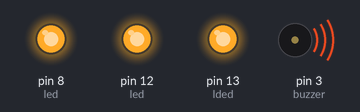
Bench run of a sketch on a simulated Arduino Uno, built with avr-gcc and run on an emulated ATmega328P. Parts: output pins drawn as LEDs (lit = HIGH), buzzer (waves = sounding). Random numbers use the default seed unless the sketch sets one.

Above: at 0.16 s.
At 8.8 s:
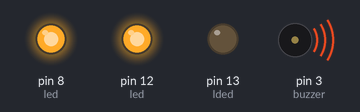
At 10.1 s:
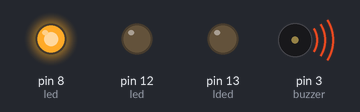
At 15.7 s:
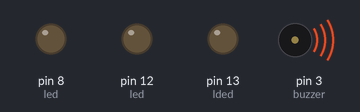
At 26.4 s:
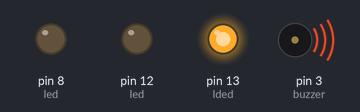
At 39.1 s:
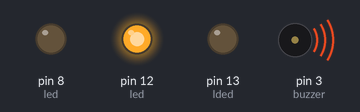
Timing chart, 0 to 40.0 s (numbered marks = the images above):
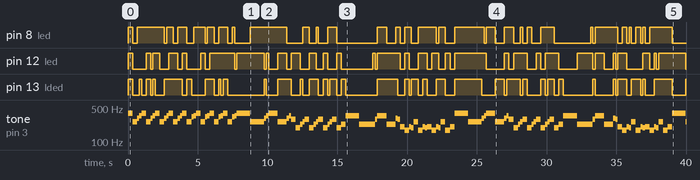

Measured:
- by itself, pin 8 (led): LOW → HIGH at 0.00 s, → LOW 0.33 s later, → HIGH 0.33 s later, → LOW 2.0 s later, … (60 changes in this stretch)
- by itself, pin 12 (led): LOW → HIGH at 0.00 s, → LOW 0.33 s later, → HIGH 0.98 s later, → LOW 0.33 s later, … (64 changes in this stretch)
- by itself, pin 13 (lded): LOW → HIGH at 0.00 s, → LOW 0.33 s later, → HIGH 0.49 s later, → LOW 0.16 s later, … (69 changes in this stretch)
- by itself, tone on pin 3 (buzzer): plays 392 Hz for 0.33 s, 261 Hz for 0.33 s, 311 Hz for 0.16 s, 349 Hz for 0.16 s, 392 Hz for 0.33 s, 261 Hz for 0.33 s … (124 notes in this stretch)

The sketch:

sketch.ino
```cpp
int note_B_0 = 247;
int note_Ad_0 = 233;
int note_A_0 = 220;
int note_Gd_0 = 207;
int note_G_0 = 196;
int note_F_0 = 174;

int note_C_1 = 261;
int note_Cd_1 = 277;
int note_D_1 = 293;
int note_Dd_1 = 311;
int note_E_1 = 329;
int note_F_1 = 349;
int note_Fd_1 = 367;
int note_G_1 = 392;
int note_Gd_1 = 415;
int note_A_1 = 440;
int note_Ad_1 = 466;
int note_B_1 = 494;

int note_C_2 = 523;
int note_Cd_2 = 554;
int note_D_2 = 587;
int note_Dd_2 = 622;
int note_E_2 = 659;
int note_F_2 = 698;
int note_Fd_2 = 740;
int note_G_2 = 784;
int note_Gd_2 = 830;
int note_A_2 = 880;
int note_Ad_2 = 932;
int note_B_2 = 988;

int note_C_3 = 1046;

///////

float noteDuration_whole = 1.00;
float noteDuration_half = 0.50;
float noteDuration_quarter = 0.25;
float noteDuration_eighth = 0.125;
float noteDuration_sixteenth = 0.0625;

class Led {
  public:
    Led (int p) {
      this->pinNum = p;
      this->isTurnedOn = false;
    }

    void turnOn() {
      digitalWrite(pinNum, HIGH);
      this->isTurnedOn = true;
    }

    void turnOff() {
      digitalWrite(pinNum, LOW);
      this->isTurnedOn = false;
    }

    void toggle() {
      if (this->isTurnedOn) {
        this->turnOff();
      } else {
        this->turnOn();
      }
    }

  private:
    int pinNum;
    bool isTurnedOn;
};

class Buzzer {
  public:
    Buzzer (int p) {
      this->pinNum = p;
    }

    void playSound (int frequency, int during) {
      tone(this->pinNum, frequency, during);
    }
  private:
    int pinNum;
};

class Player {
  public:
    Player (int wholeDuration, Led * led1, Led * led2, Led * led3, Buzzer * buzzer) {
      this->whole = wholeDuration;
      this->led1 = led1;
      this->led2 = led2;
      this->led3 = led3;
      this->buzzer = buzzer;
    }

    void play (int frequency, float noteDuration) {
        this->nextLightSignal();
        int duration = int(float(this->whole) * noteDuration);
        this->buzzer->playSound(frequency, duration);
        delay(duration);
    }

  private:
     void nextLightSignal() {
      this->led1->turnOn();

      if (int(random(0, 2)) == 1) {
          this->led1->turnOn();
      } else {
          this->led1->turnOff();
      }

      if (int(random(0, 2)) == 1) {
          this->led2->turnOn();
      } else {
          this->led2->turnOff();
      }

      if (int(random(0, 2)) == 1) {
          this->led3->turnOn();
      } else {
          this->led3->turnOff();
      }
    }

    int whole;
    Led * led1;
    Led * led2;
    Led * led3;
    Buzzer * buzzer;
    int currentLightSignal = 3;
};

Led led1 = Led(13);
Led led2 = Led(12);
Led led3 = Led(8);
Buzzer buzzer = Buzzer(3);
Player player = Player(1300, &led1, &led2, &led3, &buzzer);


void setup() {
  pinMode(12, OUTPUT); // led
  pinMode(13, OUTPUT); // lded
  pinMode(8, OUTPUT); // led
  pinMode(3, OUTPUT); // buzzer
}

void loop() {
  player.play(note_G_1, noteDuration_quarter);
  player.play(note_C_1, noteDuration_quarter);
  player.play(note_Dd_1, noteDuration_eighth);
  player.play(note_F_1, noteDuration_eighth);

  player.play(note_G_1, noteDuration_quarter);
  player.play(note_C_1, noteDuration_quarter);
  player.play(note_Dd_1, noteDuration_eighth);
  player.play(note_F_1, noteDuration_eighth);

  player.play(note_G_1, noteDuration_quarter);
  player.play(note_C_1, noteDuration_quarter);
  player.play(note_Dd_1, noteDuration_eighth);
  player.play(note_F_1, noteDuration_eighth);

  player.play(note_G_1, noteDuration_quarter);
  player.play(note_C_1, noteDuration_quarter);
  player.play(note_Dd_1, noteDuration_eighth);
  player.play(note_F_1, noteDuration_eighth);

  player.play(note_G_1, noteDuration_quarter);
  player.play(note_C_1, noteDuration_quarter);
  player.play(note_E_1, noteDuration_eighth);
  player.play(note_F_1, noteDuration_eighth);

  player.play(note_G_1, noteDuration_quarter);
  player.play(note_C_1, noteDuration_quarter);
  player.play(note_E_1, noteDuration_eighth);
  player.play(note_F_1, noteDuration_eighth);

  player.play(note_G_1, noteDuration_quarter);
  player.play(note_C_1, noteDuration_quarter);
  player.play(note_E_1, noteDuration_eighth);
  player.play(note_F_1, noteDuration_eighth);

  player.play(note_G_1, noteDuration_quarter);
  player.play(note_C_1, noteDuration_quarter);
  player.play(note_E_1, noteDuration_eighth);
  player.play(note_F_1, noteDuration_eighth);

  // 2

  player.play(note_G_1, 0.75);

  player.play(note_C_1, 0.75);

  player.play(note_Dd_1, noteDuration_eighth);
  player.play(note_F_1, noteDuration_eighth);
  player.play(note_G_1, noteDuration_half);

  player.play(note_C_1, noteDuration_half);
  player.play(note_Dd_1, noteDuration_eighth);
  player.play(note_F_1, noteDuration_eighth);

  player.play(note_D_1, noteDuration_quarter);
  player.play(note_G_0, noteDuration_quarter);
  player.play(note_Ad_0, noteDuration_eighth);
  player.play(note_C_1, noteDuration_eighth);

  player.play(note_D_1, noteDuration_quarter);
  player.play(note_G_0, noteDuration_quarter);
  player.play(note_Ad_0, noteDuration_eighth);
  player.play(note_C_1, noteDuration_eighth);

  player.play(note_D_1, noteDuration_quarter);
  player.play(note_G_0, noteDuration_quarter);
  player.play(note_Ad_0, noteDuration_eighth);
  player.play(note_C_1, noteDuration_eighth);

  player.play(note_D_1, noteDuration_quarter);
  player.play(note_G_0, noteDuration_quarter);
  player.play(note_Ad_0, noteDuration_quarter);

    // 3


  player.play(note_F_1, 0.75);

  player.play(note_Ad_0, 0.75);

  player.play(note_Ad_0, noteDuration_eighth);
  player.play(note_D_1, noteDuration_eighth);
  player.play(note_F_1, noteDuration_half);

  player.play(note_Ad_0, noteDuration_half);
  player.play(note_Dd_1, noteDuration_eighth);
  player.play(note_D_1, noteDuration_eighth);

  player.play(note_Gd_0, noteDuration_quarter);
  player.play(note_F_0, noteDuration_quarter);
  player.play(note_Gd_0, noteDuration_eighth);
  player.play(note_G_0, noteDuration_eighth);

  player.play(note_C_1, noteDuration_quarter);
  player.play(note_F_0, noteDuration_quarter);
  player.play(note_Gd_0, noteDuration_eighth);
  player.play(note_G_0, noteDuration_eighth);

  player.play(note_Gd_0, noteDuration_quarter);
  player.play(note_F_0, noteDuration_quarter);
  player.play(note_Gd_0, noteDuration_eighth);
  player.play(note_G_0, noteDuration_eighth);

  player.play(note_C_1, noteDuration_quarter);
  player.play(note_F_0, noteDuration_quarter);
  player.play(note_Gd_0, noteDuration_quarter);

  // 4

   player.play(note_G_1, 0.75);

  player.play(note_C_1, 0.75);

  player.play(note_Dd_1, noteDuration_eighth);
  player.play(note_F_1, noteDuration_eighth);
  player.play(note_G_1, noteDuration_half);

  player.play(note_C_1, noteDuration_half);
  player.play(note_Dd_1, noteDuration_eighth);
  player.play(note_F_1, noteDuration_eighth);

  player.play(note_D_1, noteDuration_quarter);
  player.play(note_G_0, noteDuration_quarter);
  player.play(note_Ad_0, noteDuration_eighth);
  player.play(note_C_1, noteDuration_eighth);

  player.play(note_D_1, noteDuration_quarter);
  player.play(note_G_0, noteDuration_quarter);
  player.play(note_Ad_0, noteDuration_eighth);
  player.play(note_C_1, noteDuration_eighth);

  player.play(note_D_1, noteDuration_quarter);
  player.play(note_G_0, noteDuration_quarter);
  player.play(note_Ad_0, noteDuration_eighth);
  player.play(note_C_1, noteDuration_eighth);

  player.play(note_D_1, noteDuration_quarter);
  player.play(note_G_0, noteDuration_quarter);
  player.play(note_Ad_0, noteDuration_quarter);

   // 5


  player.play(note_F_1, 0.75);

  player.play(note_Ad_0, 0.75);

  player.play(note_Ad_0, noteDuration_eighth);
  player.play(note_D_1, noteDuration_eighth);
  player.play(note_F_1, noteDuration_half);

  player.play(note_Ad_0, noteDuration_half);
  player.play(note_Dd_1, noteDuration_eighth);
  player.play(note_D_1, noteDuration_eighth);

  player.play(note_Gd_0, noteDuration_quarter);
  player.play(note_F_0, noteDuration_quarter);
  player.play(note_Gd_0, noteDuration_eighth);
  player.play(note_G_0, noteDuration_eighth);

  player.play(note_C_1, noteDuration_quarter);
  player.play(note_F_0, noteDuration_quarter);
  player.play(note_Gd_0, noteDuration_eighth);
  player.play(note_G_0, noteDuration_eighth);

  player.play(note_Gd_0, noteDuration_quarter);
  player.play(note_F_0, noteDuration_quarter);
  player.play(note_Gd_0, noteDuration_eighth);
  player.play(note_G_0, noteDuration_eighth);

  player.play(note_C_1, noteDuration_quarter);
  player.play(note_F_0, noteDuration_quarter);
  player.play(note_Gd_0, noteDuration_quarter);

  // 6

  player.play(note_G_1, 0.75);

  player.play(note_C_1, 0.75);

  delay(5000);
}
```
